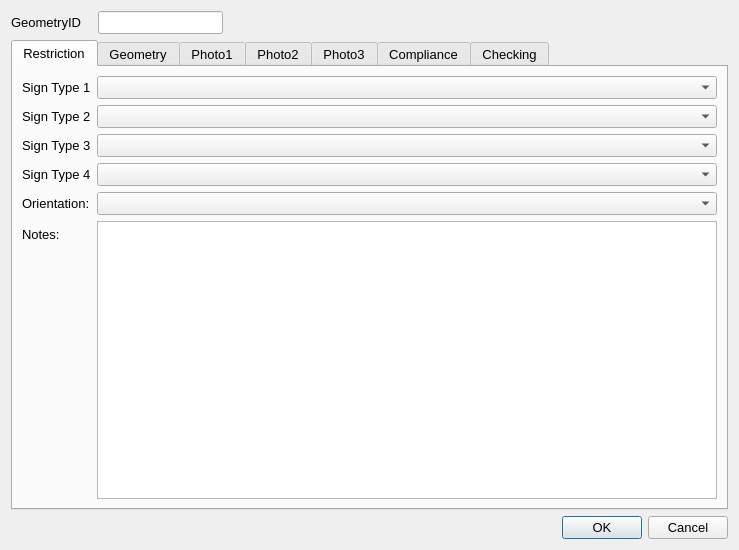
<?xml version="1.0" encoding="UTF-8"?>
<ui version="4.0">
 <class>Dialog</class>
 <widget class="QDialog" name="Dialog">
  <property name="geometry">
   <rect>
    <x>0</x>
    <y>0</y>
    <width>739</width>
    <height>550</height>
   </rect>
  </property>
  <property name="sizePolicy">
   <sizepolicy hsizetype="Fixed" vsizetype="Fixed">
    <horstretch>0</horstretch>
    <verstretch>0</verstretch>
   </sizepolicy>
  </property>
  <property name="maximumSize">
   <size>
    <width>750</width>
    <height>550</height>
   </size>
  </property>
  <property name="font">
   <font>
    <pointsize>10</pointsize>
   </font>
  </property>
  <property name="windowTitle">
   <string>Dialog</string>
  </property>
  <layout class="QGridLayout" name="gridLayout">
   <item row="2" column="2">
    <widget class="QDialogButtonBox" name="button_box">
     <property name="orientation">
      <enum>Qt::Horizontal</enum>
     </property>
     <property name="standardButtons">
      <set>QDialogButtonBox::Cancel|QDialogButtonBox::Ok</set>
     </property>
    </widget>
   </item>
   <item row="0" column="1">
    <widget class="QLineEdit" name="GeometryID">
     <property name="sizePolicy">
      <sizepolicy hsizetype="Preferred" vsizetype="Preferred">
       <horstretch>0</horstretch>
       <verstretch>0</verstretch>
      </sizepolicy>
     </property>
     <property name="font">
      <font>
       <pointsize>10</pointsize>
      </font>
     </property>
     <property name="inputMask">
      <string/>
     </property>
     <property name="readOnly">
      <bool>true</bool>
     </property>
     <property name="placeholderText">
      <string/>
     </property>
    </widget>
   </item>
   <item row="1" column="0" colspan="3">
    <widget class="QTabWidget" name="Details">
     <property name="sizePolicy">
      <sizepolicy hsizetype="Expanding" vsizetype="Expanding">
       <horstretch>0</horstretch>
       <verstretch>0</verstretch>
      </sizepolicy>
     </property>
     <property name="minimumSize">
      <size>
       <width>0</width>
       <height>0</height>
      </size>
     </property>
     <property name="font">
      <font>
       <pointsize>10</pointsize>
      </font>
     </property>
     <property name="cursor">
      <cursorShape>IBeamCursor</cursorShape>
     </property>
     <property name="mouseTracking">
      <bool>true</bool>
     </property>
     <property name="acceptDrops">
      <bool>true</bool>
     </property>
     <property name="currentIndex">
      <number>0</number>
     </property>
     <widget class="QWidget" name="RestrictionDetails">
      <property name="focusPolicy">
       <enum>Qt::NoFocus</enum>
      </property>
      <attribute name="title">
       <string>Restriction</string>
      </attribute>
      <layout class="QFormLayout" name="formLayout">
       <property name="fieldGrowthPolicy">
        <enum>QFormLayout::AllNonFixedFieldsGrow</enum>
       </property>
       <item row="0" column="0">
        <widget class="QLabel" name="Type1_4">
         <property name="text">
          <string>Sign Type 1</string>
         </property>
        </widget>
       </item>
       <item row="0" column="1">
        <widget class="QComboBox" name="SignType_1">
         <property name="maxVisibleItems">
          <number>5</number>
         </property>
         <property name="minimumContentsLength">
          <number>5</number>
         </property>
        </widget>
       </item>
       <item row="1" column="0">
        <widget class="QLabel" name="Type1_5">
         <property name="text">
          <string>Sign Type 2</string>
         </property>
        </widget>
       </item>
       <item row="1" column="1">
        <widget class="QComboBox" name="SignType_2"/>
       </item>
       <item row="2" column="0">
        <widget class="QLabel" name="Type1_6">
         <property name="text">
          <string>Sign Type 3</string>
         </property>
        </widget>
       </item>
       <item row="2" column="1">
        <widget class="QComboBox" name="SignType_3"/>
       </item>
       <item row="3" column="0">
        <widget class="QLabel" name="label_11">
         <property name="text">
          <string>Sign Type 4</string>
         </property>
        </widget>
       </item>
       <item row="3" column="1">
        <widget class="QComboBox" name="SignType_4"/>
       </item>
       <item row="4" column="0">
        <widget class="QLabel" name="label_7">
         <property name="text">
          <string>Orientation:</string>
         </property>
        </widget>
       </item>
       <item row="4" column="1">
        <widget class="QComboBox" name="SignOrientationTypeID"/>
       </item>
       <item row="8" column="0">
        <widget class="QLabel" name="lbl_Notes">
         <property name="text">
          <string>Notes:</string>
         </property>
        </widget>
       </item>
       <item row="8" column="1">
        <widget class="QTextEdit" name="Notes"/>
       </item>
      </layout>
     </widget>
     <widget class="QWidget" name="Geometry">
      <attribute name="title">
       <string>Geometry</string>
      </attribute>
      <layout class="QFormLayout" name="formLayout_2">
       <property name="fieldGrowthPolicy">
        <enum>QFormLayout::AllNonFixedFieldsGrow</enum>
       </property>
       <item row="0" column="0">
        <widget class="QLabel" name="lbl_RoadName">
         <property name="minimumSize">
          <size>
           <width>90</width>
           <height>16</height>
          </size>
         </property>
         <property name="font">
          <font>
           <pointsize>10</pointsize>
          </font>
         </property>
         <property name="text">
          <string>Road Name:</string>
         </property>
        </widget>
       </item>
       <item row="0" column="1">
        <widget class="QLineEdit" name="RoadName"/>
       </item>
       <item row="1" column="0">
        <widget class="QLabel" name="lbl_USRN">
         <property name="minimumSize">
          <size>
           <width>90</width>
           <height>16</height>
          </size>
         </property>
         <property name="font">
          <font>
           <pointsize>10</pointsize>
          </font>
         </property>
         <property name="text">
          <string>USRN:</string>
         </property>
        </widget>
       </item>
       <item row="1" column="1">
        <widget class="QLineEdit" name="USRN"/>
       </item>
       <item row="5" column="0">
        <widget class="QLabel" name="label_8">
         <property name="text">
          <string>Last Update Date:</string>
         </property>
        </widget>
       </item>
       <item row="5" column="1">
        <widget class="QDateTimeEdit" name="LastUpdateDateTime">
         <property name="readOnly">
          <bool>true</bool>
         </property>
        </widget>
       </item>
       <item row="6" column="0">
        <widget class="QLabel" name="label_2">
         <property name="text">
          <string>Last Changed By:</string>
         </property>
        </widget>
       </item>
       <item row="7" column="0">
        <widget class="QLabel" name="label_9">
         <property name="text">
          <string>RestrictionID:</string>
         </property>
        </widget>
       </item>
       <item row="6" column="1">
        <widget class="QLineEdit" name="LastUpdatePerson"/>
       </item>
       <item row="7" column="1">
        <widget class="QLineEdit" name="RestrictionID"/>
       </item>
       <item row="3" column="0">
        <widget class="QLabel" name="label_10">
         <property name="text">
          <string>Direction to Road Centreline:</string>
         </property>
        </widget>
       </item>
       <item row="3" column="1">
        <widget class="QLineEdit" name="AzimuthToRoadCentreLine"/>
       </item>
       <item row="4" column="1">
        <spacer name="verticalSpacer">
         <property name="orientation">
          <enum>Qt::Vertical</enum>
         </property>
         <property name="sizeHint" stdset="0">
          <size>
           <width>20</width>
           <height>40</height>
          </size>
         </property>
        </spacer>
       </item>
      </layout>
     </widget>
     <widget class="QWidget" name="Photos_01">
      <attribute name="title">
       <string>Photo1</string>
      </attribute>
      <layout class="QGridLayout" name="gridLayout_2"/>
     </widget>
     <widget class="QWidget" name="Photos_02">
      <attribute name="title">
       <string>Photo2</string>
      </attribute>
      <layout class="QGridLayout" name="gridLayout_4"/>
     </widget>
     <widget class="QWidget" name="Photos_03">
      <attribute name="title">
       <string>Photo3</string>
      </attribute>
      <layout class="QGridLayout" name="gridLayout_3"/>
     </widget>
     <widget class="QWidget" name="tab">
      <attribute name="title">
       <string>Compliance</string>
      </attribute>
      <layout class="QFormLayout" name="formLayout_4">
       <item row="0" column="0">
        <widget class="QLabel" name="label_6">
         <property name="text">
          <string>Sign -&gt; Restriction:</string>
         </property>
        </widget>
       </item>
       <item row="1" column="0">
        <widget class="QLabel" name="label_13">
         <property name="text">
          <string>Compliance notes:</string>
         </property>
        </widget>
       </item>
       <item row="1" column="1">
        <widget class="QTextEdit" name="ComplianceNotes"/>
       </item>
       <item row="0" column="1">
        <widget class="QComboBox" name="ComplianceRestrictionSignIssue"/>
       </item>
      </layout>
     </widget>
     <widget class="QWidget" name="checkingTab">
      <attribute name="title">
       <string>Checking</string>
      </attribute>
      <layout class="QFormLayout" name="formLayout_3">
       <item row="1" column="0">
        <widget class="QLabel" name="label_4">
         <property name="text">
          <string>Check Notes:</string>
         </property>
        </widget>
       </item>
       <item row="1" column="1">
        <widget class="QTextEdit" name="MHTC_CheckNotes"/>
       </item>
       <item row="0" column="0">
        <widget class="QLabel" name="label_5">
         <property name="text">
          <string>Check issue type:</string>
         </property>
        </widget>
       </item>
       <item row="0" column="1">
        <widget class="QComboBox" name="MHTC_CheckIssueTypeID"/>
       </item>
       <item row="3" column="0">
        <widget class="QCheckBox" name="FieldCheckCompleted">
         <property name="text">
          <string>Field check completed</string>
         </property>
        </widget>
       </item>
       <item row="2" column="0">
        <spacer name="verticalSpacer_2">
         <property name="orientation">
          <enum>Qt::Vertical</enum>
         </property>
         <property name="sizeHint" stdset="0">
          <size>
           <width>20</width>
           <height>20</height>
          </size>
         </property>
        </spacer>
       </item>
       <item row="7" column="0">
        <widget class="QLabel" name="label_14">
         <property name="text">
          <string>Checked by:</string>
         </property>
        </widget>
       </item>
       <item row="7" column="1">
        <widget class="QLineEdit" name="Last_MHTC_Check_UpdatePerson"/>
       </item>
       <item row="6" column="1">
        <widget class="QDateTimeEdit" name="Last_MHTC_Check_UpdateDateTime"/>
       </item>
       <item row="6" column="0">
        <widget class="QLabel" name="label_15">
         <property name="text">
          <string>Check date:</string>
         </property>
        </widget>
       </item>
       <item row="5" column="0">
        <spacer name="verticalSpacer_3">
         <property name="orientation">
          <enum>Qt::Vertical</enum>
         </property>
         <property name="sizeHint" stdset="0">
          <size>
           <width>20</width>
           <height>10</height>
          </size>
         </property>
        </spacer>
       </item>
      </layout>
     </widget>
    </widget>
   </item>
   <item row="0" column="0">
    <widget class="QLabel" name="label">
     <property name="minimumSize">
      <size>
       <width>81</width>
       <height>16</height>
      </size>
     </property>
     <property name="font">
      <font>
       <pointsize>10</pointsize>
      </font>
     </property>
     <property name="text">
      <string>GeometryID</string>
     </property>
    </widget>
   </item>
  </layout>
 </widget>
 <resources/>
 <connections>
  <connection>
   <sender>button_box</sender>
   <signal>accepted()</signal>
   <receiver>Dialog</receiver>
   <slot>accept()</slot>
   <hints>
    <hint type="sourcelabel">
     <x>248</x>
     <y>254</y>
    </hint>
    <hint type="destinationlabel">
     <x>157</x>
     <y>274</y>
    </hint>
   </hints>
  </connection>
  <connection>
   <sender>button_box</sender>
   <signal>rejected()</signal>
   <receiver>Dialog</receiver>
   <slot>reject()</slot>
   <hints>
    <hint type="sourcelabel">
     <x>316</x>
     <y>260</y>
    </hint>
    <hint type="destinationlabel">
     <x>286</x>
     <y>274</y>
    </hint>
   </hints>
  </connection>
 </connections>
</ui>
